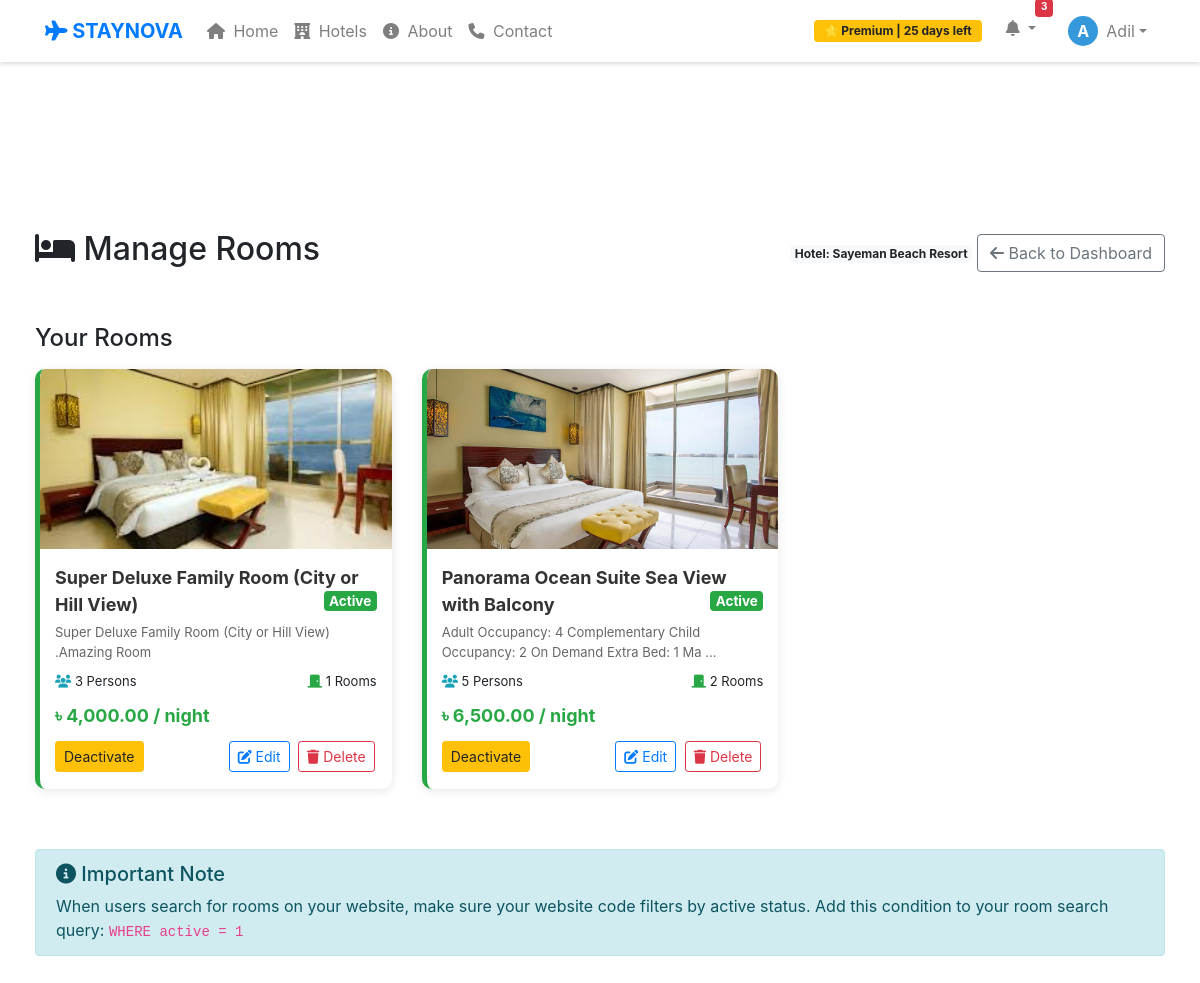
/owner/manage_rooms.php (signed in), run on the app's committed database.
### tables this page shows
CREATE TABLE `hotels` (
  `id` int(11) NOT NULL,
  `hotel_name` varchar(200) DEFAULT NULL,
  `title` varchar(200) DEFAULT NULL,
  `location` varchar(200) DEFAULT NULL,
  `price` int(11) DEFAULT NULL,
  `description` text DEFAULT NULL,
  `image` varchar(255) DEFAULT NULL,
  `status` enum('pending','approved','off','rejected') DEFAULT 'pending',
  `created_at` timestamp NOT NULL DEFAULT current_timestamp(),
  `owner_id` int(11) DEFAULT NULL,
  `rooms` int(11) DEFAULT 1,
  `capacity` int(11) DEFAULT 2,
  `booked_dates` text DEFAULT '[]',
  `capacity_per_room` int(11) DEFAULT 2,
  `total_rooms` int(11) DEFAULT 1
);

CREATE TABLE `rooms` (
  `id` int(11) NOT NULL,
  `hotel_id` int(11) NOT NULL,
  `room_title` varchar(200) NOT NULL,
  `description` text DEFAULT NULL,
  `capacity` int(11) DEFAULT 2,
  `room_count` int(11) DEFAULT 1,
  `price_per_night` decimal(10,2) NOT NULL,
  `created_at` timestamp NOT NULL DEFAULT current_timestamp(),
  `is_active` tinyint(1) DEFAULT 1,
  `active` tinyint(1) DEFAULT 1
);

### owner/manage_rooms.php (the view, shortened to what this page needs)
<?php
include "../db_connect.php";
$owner_id = $_SESSION['user_id'];
$hotel_sql = "SELECT id, hotel_name FROM hotels WHERE owner_id='$owner_id' LIMIT 1";
$hotel_result = mysqli_query($conn, $hotel_sql);
$hotel = mysqli_fetch_assoc($hotel_result);
$hotel_id = $hotel['id'];
$rooms_sql = "SELECT r.*,
              (SELECT image_url FROM room_images WHERE room_id = r.id LIMIT 1) as primary_image
              FROM rooms r
              WHERE r.hotel_id='$hotel_id'
              ORDER BY r.id DESC";
$rooms_result = mysqli_query($conn, $rooms_sql);
include "../header.php";
?>
<!DOCTYPE html>
<html>
<head>
    <link rel="stylesheet" href="https://cdnjs.cloudflare.com/ajax/libs/font-awesome/6.4.0/css/all.min.css">
    <link rel="stylesheet" href="https://stackpath.bootstrapcdn.com/bootstrap/4.5.2/css/bootstrap.min.css">
</head>
<body>
<?php include "../header.php"; ?>
<div class="main-content">
    <div class="container-fluid">
        <div class="d-flex justify-content-between align-items-center mb-4">
            <h2><i class="fas fa-bed"></i> Manage Rooms</h2>
            <div>
                <span class="badge badge-light">Hotel: <?php echo $hotel['hotel_name']; ?></span>
                <a href="dashboard.php" class="btn btn-outline-secondary">
                    <i class="fas fa-arrow-left"></i> Back to Dashboard
                </a>
            </div>
        </div>
        <h4 class="mt-5 mb-3">Your Rooms</h4>
        <div class="row">
            <?php if(mysqli_num_rows($rooms_result) > 0): ?>
                <?php while($room = mysqli_fetch_assoc($rooms_result)):
                    $is_active = 0;
                    if (isset($room['active'])) {
                        $is_active = $room['active'];
                    } elseif (isset($room['is_active'])) {
                        $is_active = $room['is_active'];
                    }
                    $card_class = $is_active ? 'room-card' : 'room-card inactive';
                ?>
                    <div class="col-md-4 mb-3">
                        <div class="<?php echo $card_class; ?>">
                            <div class="room-image-container">
                                <?php if(!empty($room['primary_image'])): ?>
                                    <img src="../uploads/rooms/<?php echo $room['primary_image']; ?>"
                                         class="room-image" alt="<?php echo $room['room_title']; ?>"
                                         onerror="this.onerror=null; this.src='../assets/img/default-room.jpg'; this.style.padding='40px';">
                                <?php else: ?>
                                    <i class="fas fa-bed fa-4x text-muted"></i>
                                <?php endif; ?>
                            </div>
                            <div class="room-details">
                                <div class="room-title">
                                    <?php echo htmlspecialchars($room['room_title']); ?>
                                    <span class="badge <?php echo $is_active ? 'badge-success' : 'badge-danger'; ?> float-right">
                                        <?php echo $is_active ? 'Active' : 'Inactive'; ?>
                                    </span>
                                </div>
                                <?php if(!empty($room['description'])): ?>
                                    <div class="room-description">
                                        <?php echo htmlspecialchars(substr($room['description'], 0, 80)); ?>
                                        <?php if(strlen($room['description']) > 80): ?>...<?php endif; ?>
                                    </div>
                                <?php endif; ?>
                                <div class="room-info">
                                    <span>
                                        <i class="fas fa-users text-info"></i>
                                        <?php echo $room['capacity']; ?> Persons
                                    </span>
                                    <span>
                                        <i class="fas fa-door-closed text-success"></i>
                                        <?php echo $room['room_count']; ?> Rooms
                                    </span>
                                </div>
                                <div class="room-price">
                                    ৳ <?php echo number_format($room['price_per_night'], 2); ?> / night
                                </div>
                                <div class="action-bar">
                                    <a href="?toggle_active=1&room_id=<?php echo $room['id']; ?>"
                                       class="btn btn-sm <?php echo $is_active ? 'btn-warning' : 'btn-success'; ?>"
                                       onclick="return confirm('<?php echo $is_active ? "Deactivate" : "Activate"; ?> this room?')">
                                        <?php echo $is_active ? 'Deactivate' : 'Activate'; ?>
                                    </a>
                                    <div>
                                        <a href="edit_room.php?id=<?php echo $room['id']; ?>"
                                           class="btn btn-sm btn-outline-primary btn-action">
                                           <i class="fas fa-edit"></i> Edit
                                        </a>
                                        <a href="?delete_room=<?php echo $room['id']; ?>"
                                           class="btn btn-sm btn-outline-danger btn-action"
                                           onclick="return confirm('Delete this room? This action cannot be undone.')">
                                           <i class="fas fa-trash"></i> Delete
                                        </a>
                                    </div>
                                </div>
                            </div>
                        </div>
                    </div>
                <?php endwhile; ?>
            <?php endif; ?>
        </div>
        <div class="alert alert-info mt-4">
            <h5><i class="fas fa-info-circle"></i> Important Note</h5>
            <p class="mb-0">
                When users search for rooms on your website, make sure your website code filters by active status.
                Add this condition to your room search query: <code>WHERE active = 1</code>
            </p>
        </div>
    </div>
</div>
</body>
</html>

### owner/manage_rooms.php (style rules this page uses)
body { background: #f5f5f5; }
.main-content { padding: 20px; margin-top: 70px; }
.room-card { background: white; border-radius: 10px; box-shadow: 0 2px 10px rgba(0,0,0,0.1); margin-bottom: 20px; overflow: hidden; border-left: 5px solid #28a745; }
.room-image-container { height: 180px; background: #f8f9fa; overflow: hidden; display: flex; align-items: center; justify-content: center; }
.room-image { width: 100%; height: 100%; object-fit: cover; }
.room-details { padding: 15px; }
.room-title { font-size: 18px; font-weight: bold; margin-bottom: 5px; color: #333; }
.room-description { color: #666; font-size: 13px; margin-bottom: 10px; max-height: 40px; overflow: hidden; }
.room-info { display: flex; justify-content: space-between; margin-bottom: 10px; font-size: 13px; }
.room-price { color: #28a745; font-size: 18px; font-weight: bold; margin-bottom: 10px; }
.action-bar { display: flex; justify-content: space-between; align-items: center; margin-top: 10px; }
.btn-action { padding: 5px 10px; font-size: 12px; margin: 2px; }

### data on the page
hotels: hotel_name "Sayeman Beach Resort"
rooms: shows a picture, room_title "Super Deluxe Family Room (City or Hill View)", active "Active", description "Super Deluxe Family Room (City or Hill View) .Amazing Room", capacity "3", room_count "1", price_per_night "4,000.00"
rooms: shows a picture, room_title "Panorama Ocean Suite Sea View with Balcony", active "Active", description "Adult Occupancy: 4 Complementary Child Occupancy: 2 On Demand Extra Bed: 1 Ma", capacity "5", room_count "2", price_per_night "6,500.00"

### other printed values
$remaining_days "25"
$unread_count "3"
substr($_SESSION['name'], 0, 1) "A"
$_SESSION['name'] "Adil"
